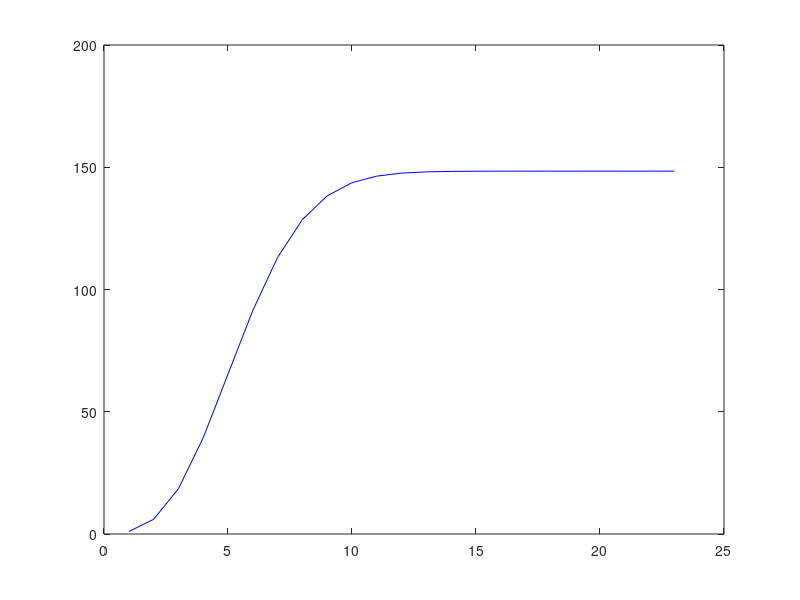

The MATLAB source for this figure:
clear all; close all; clc;

x = input('Input value of x: ');
n = 0;
RHS_vec=[]; RHS=0;
while n > -1 
    RHS = RHS + (x^n/factorial(n));
    RHS_vec = [RHS_vec RHS];
    if abs(RHS-exp(x)) < 10^(-6)
        break;
    else
        n=n+1;
    end
end
n_vec = 1:length(RHS_vec);
plot(n_vec,RHS_vec,'b')
